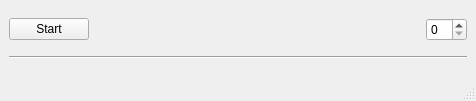
<?xml version="1.0" encoding="UTF-8"?>
<ui version="4.0">
 <class>MainWindow</class>
 <widget class="QMainWindow" name="MainWindow">
  <property name="geometry">
   <rect>
    <x>0</x>
    <y>0</y>
    <width>476</width>
    <height>101</height>
   </rect>
  </property>
  <property name="windowTitle">
   <string>MainWindow</string>
  </property>
  <widget class="QWidget" name="centralwidget">
   <layout class="QVBoxLayout" name="verticalLayout">
    <item>
     <layout class="QHBoxLayout" name="horizontalLayout">
      <item>
       <widget class="QPushButton" name="b_start">
        <property name="text">
         <string>Start</string>
        </property>
       </widget>
      </item>
      <item>
       <spacer name="horizontalSpacer">
        <property name="orientation">
         <enum>Qt::Orientation::Horizontal</enum>
        </property>
        <property name="sizeHint" stdset="0">
         <size>
          <width>40</width>
          <height>20</height>
         </size>
        </property>
       </spacer>
      </item>
      <item>
       <widget class="QSpinBox" name="sb_threads"/>
      </item>
     </layout>
    </item>
    <item>
     <widget class="Line" name="line">
      <property name="orientation">
       <enum>Qt::Orientation::Horizontal</enum>
      </property>
     </widget>
    </item>
    <item>
     <layout class="QVBoxLayout" name="vl_threads"/>
    </item>
   </layout>
  </widget>
  <widget class="QMenuBar" name="menubar">
   <property name="geometry">
    <rect>
     <x>0</x>
     <y>0</y>
     <width>476</width>
     <height>19</height>
    </rect>
   </property>
  </widget>
  <widget class="QStatusBar" name="statusbar"/>
 </widget>
 <resources/>
 <connections/>
</ui>
